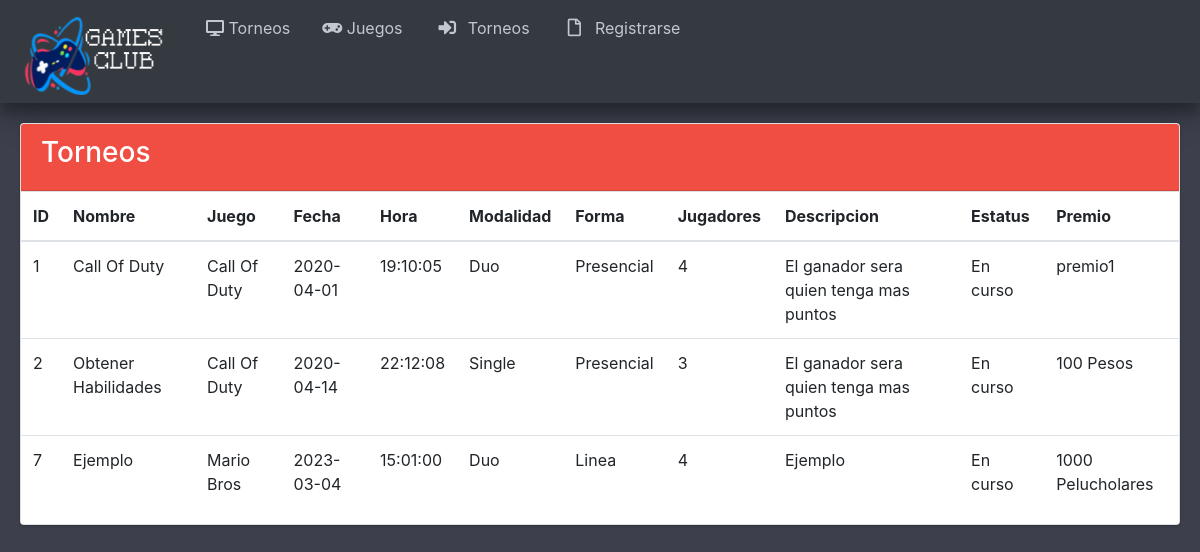
Screenshot of /vistas/Torneos.php with the database file from the repository.
### tables this page shows
CREATE TABLE `torneo` (
  `id_torneo` int(11) NOT NULL,
  `nombre` varchar(45) NOT NULL,
  `juego` int(11) NOT NULL,
  `fecha` date NOT NULL,
  `hora` time NOT NULL,
  `modalidad` int(11) NOT NULL,
  `forma` int(11) NOT NULL,
  `max_jugadores` int(11) NOT NULL,
  `descripcion` varchar(45) NOT NULL,
  `estatus` int(11) NOT NULL,
  `id_premio` int(11) NOT NULL
);

CREATE TABLE `juego` (
  `id_juego` int(11) NOT NULL,
  `imagen` longtext NOT NULL,
  `nombre` varchar(45) NOT NULL
);

CREATE TABLE `modalidad` (
  `id_modalidad` int(11) NOT NULL,
  `tipo` varchar(45) NOT NULL
);

CREATE TABLE `forma` (
  `id_forma` int(11) NOT NULL,
  `tipo` varchar(20) NOT NULL
);

CREATE TABLE `estatus` (
  `id_estatus` int(11) NOT NULL,
  `tipo` varchar(45) NOT NULL
);

CREATE TABLE `premio` (
  `id_premio` int(11) NOT NULL,
  `premio` varchar(45) NOT NULL
);

### modelos/selectTables.php (called while the page is built, shortened)
<?php
  include_once "../controladores/conexion.php";
  $getNormalTorneo = $BD -> query("SELECT t.id_torneo as id, t.nombre, j.nombre as juego, t.fecha, t.hora, m.tipo as modalidad, f.tipo as forma, t.max_jugadores, t.descripcion, e.tipo as estatus, p.premio as premio FROM torneo t INNER JOIN juego j ON t.juego = j.id_juego INNER JOIN modalidad m ON t.modalidad = m.id_modalidad INNER JOIN forma f ON t.forma = f.id_forma INNER JOIN estatus e ON t.estatus = e.id_estatus INNER JOIN premio p ON t.id_premio = p.id_premio ORDER BY `id` ASC");
  $resultadoNormalTorneo = $getNormalTorneo -> fetchAll(PDO::FETCH_OBJ);
?>

### vistas/Torneos.php (the view, shortened to what this page needs)
<?php
include_once '../modelos/selectTables.php';
?>
<!DOCTYPE html>
<html>
<head>
  <link rel="stylesheet" href="plugins/fontawesome-free/css/all.min.css">
  <link rel="stylesheet" href="https://code.ionicframework.com/ionicons/2.0.1/css/ionicons.min.css">
  <link rel="stylesheet" href="plugins/tempusdominus-bootstrap-4/css/tempusdominus-bootstrap-4.min.css">
  <link rel="stylesheet" href="plugins/icheck-bootstrap/icheck-bootstrap.min.css">
  <link rel="stylesheet" href="plugins/jqvmap/jqvmap.min.css">
  <link rel="stylesheet" href="css/adminlte.min.css">
  <link rel="stylesheet" href="plugins/overlayScrollbars/css/OverlayScrollbars.min.css">
  <link rel="stylesheet" href="plugins/daterangepicker/daterangepicker.css">
  <link rel="stylesheet" href="plugins/summernote/summernote-bs4.css">
  <link rel="stylesheet" href="https://maxcdn.bootstrapcdn.com/bootstrap/4.4.1/css/bootstrap.min.css">
</head>
<body class="hold-transition sidebar-mini layout-fixed" style="background-color: #3D404C;">
    <aside class="sidebar-dark-primary elevation-4">
      <div class="sidebar" style="display: flex;">
        <nav class="mt-2">
        <ul class="nav nav-pills nav-sidebar flex-column" data-widget="treeview" role="menu" data-accordion="false">
          <li class="nav-item">
            <center>
              <a href="gamer_Inicio.php" class="nav-link">
              <img src="img/GAMES-CLUB.png">
            </a>
            </center>
          </li>
        </ul>
      </nav>
       <nav class="mt-2">
        <ul class="nav nav-pills nav-sidebar flex-column" data-widget="treeview" role="menu" data-accordion="false">
          <li class="nav-item">
            <a href="Consolas.php" class="nav-link">
              <i class="fa fa-desktop"></i>
              <p>Torneos</p>
            </a>
          </li>
        </ul>
      </nav>
      <nav class="mt-2">
        <ul class="nav nav-pills nav-sidebar flex-column" data-widget="treeview" role="menu" data-accordion="false">
          <li class="nav-item">
            <a href="Juegos.php" class="nav-link">
              <i class="fa fa-gamepad"></i>
              <p>Juegos</p>
            </a>
          </li>
        </ul>
      </nav>
      <nav class="mt-2">
        <ul class="nav nav-pills nav-sidebar flex-column" data-widget="treeview" role="menu" data-accordion="false">
          <li class="nav-item">
            <a href="Torneos.php" class="nav-link">
              <i class="fas fa-sign-in-alt nav-icon"></i>
              <p>Torneos</p>
            </a>
          </li>
        </ul>
      </nav>
        <nav class="mt-2">
        <ul class="nav nav-pills nav-sidebar flex-column" data-widget="treeview" role="menu" data-accordion="false">
          <li class="nav-item">
            <a href="registroNormal.php" class="nav-link">
              <i class="far fa-file nav-icon"></i>
              <p>Registrarse</p>
            </a>
          </li>
        </ul>
      </nav>
    </aside>
      <section class="content">
        <div class="container-fluid">
          <div class="row">
            <div style="width: 1365px; padding-top: 20px; padding-bottom: 20px; padding-left: 20px; padding-right: 20px;">
              <div class="card card-primary">
                <div class="card-header" style="background-color:#F04D43;">
                  <h3>Torneos</h3>
                </div>
                <form class="" action="editTorneo.php" method="post">
                  <div class="crudAdmin" align="center">
                    <table class="table table-hover">
                      <thead>
                        <tr>
                          <th>ID</th>
                          <th>Nombre</th>
                          <th>Juego</th>
                          <th>Fecha</th>
                          <th>Hora</th>
                          <th>Modalidad</th>
                          <th>Forma</th>
                          <th>Jugadores</th>
                          <th>Descripcion</th>
                          <th>Estatus</th>
                          <th>Premio</th>
                        </tr>
                      </thead>
                      <tbody>
                        <?php foreach ($resultadoNormalTorneo as $resultadoNormalTorneo){ ?>
                        <tr>
                          <td><?php echo $resultadoNormalTorneo -> id ?></td>
                          <td><?php echo $resultadoNormalTorneo -> nombre ?></td>
                          <td><?php echo $resultadoNormalTorneo -> juego ?></td>
                          <td><?php echo $resultadoNormalTorneo -> fecha ?></td>
                          <td><?php echo $resultadoNormalTorneo -> hora ?></td>
                          <td><?php echo $resultadoNormalTorneo -> modalidad ?></td>
                          <td><?php echo $resultadoNormalTorneo -> forma ?></td>
                          <td><?php echo $resultadoNormalTorneo -> max_jugadores ?></td>
                          <td><?php echo $resultadoNormalTorneo -> descripcion ?></td>
                          <td><?php echo $resultadoNormalTorneo -> estatus ?></td>
                          <td><?php echo $resultadoNormalTorneo -> premio ?></td>
                        </tr>
                        <?php } ?>
                      </tbody>
                    </table>
                  </div>
                </form>
            </div>
          </div>
        </div>
      </div>
    </section>
</body>
    </html>

### rows the page displays
torneo: id_torneo "1", nombre "Call Of Duty", juego.nombre "Call Of Duty", fecha "2020-04-01", hora "19:10:05", modalidad.tipo "Duo", forma.tipo "Presencial", max_jugadores "4", descripcion "El ganador sera quien tenga mas puntos", estatus.tipo "En curso", id_premio.premio "premio1"
torneo: id_torneo "2", nombre "Obtener Habilidades", juego.nombre "Call Of Duty", fecha "2020-04-14", hora "22:12:08", modalidad.tipo "Single", forma.tipo "Presencial", max_jugadores "3", descripcion "El ganador sera quien tenga mas puntos", estatus.tipo "En curso", id_premio.premio "100 Pesos"
torneo: id_torneo "7", nombre "Ejemplo", juego.nombre "Mario Bros", fecha "2023-03-04", hora "15:01:00", modalidad.tipo "Duo", forma.tipo "Linea", max_jugadores "4", descripcion "Ejemplo", estatus.tipo "En curso", id_premio.premio "1000 Pelucholares"
